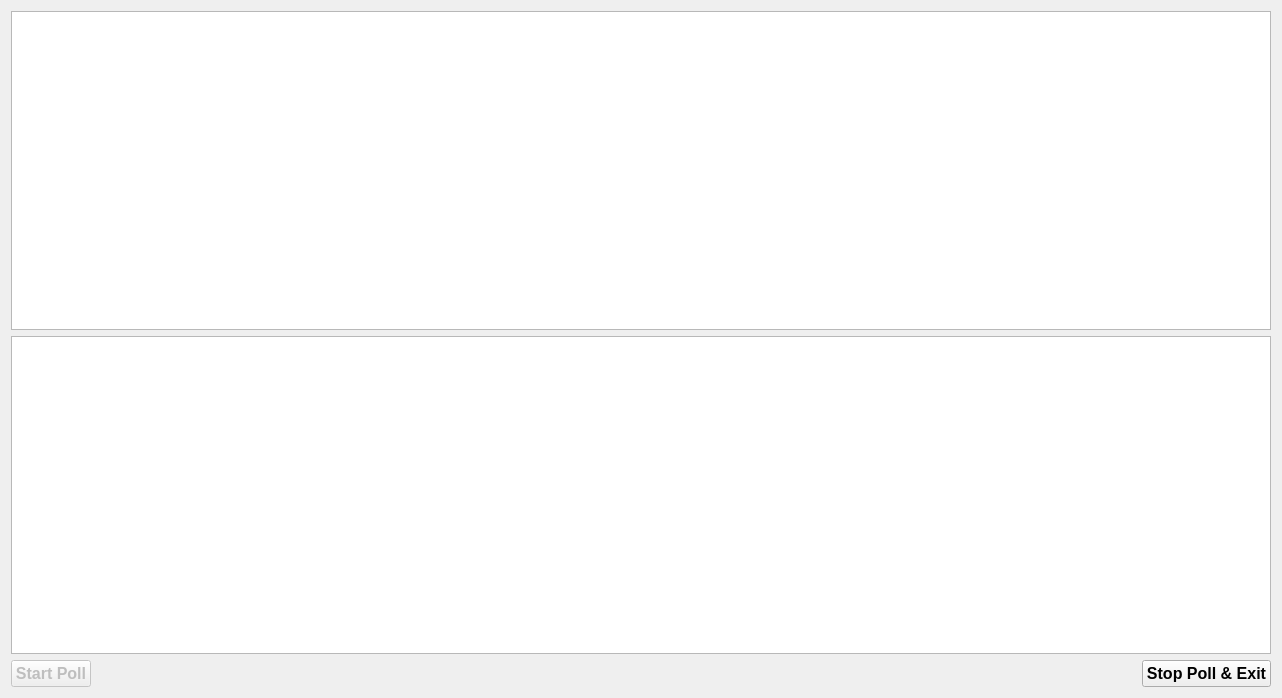
<?xml version="1.0" encoding="UTF-8"?>
<ui version="4.0">
 <class>MainWindow</class>
 <widget class="QMainWindow" name="MainWindow">
  <property name="geometry">
   <rect>
    <x>0</x>
    <y>0</y>
    <width>1282</width>
    <height>698</height>
   </rect>
  </property>
  <property name="windowTitle">
   <string>Program Poll Modbus ICP CON 7186 devices and insert new data into Firebird DB</string>
  </property>
  <property name="tabShape">
   <enum>QTabWidget::Rounded</enum>
  </property>
  <property name="dockNestingEnabled">
   <bool>false</bool>
  </property>
  <widget class="QWidget" name="centralWidget">
   <layout class="QVBoxLayout" name="verticalLayout">
    <item>
     <widget class="QListWidget" name="listWidget">
      <property name="font">
       <font>
        <family>Courier New</family>
        <pointsize>10</pointsize>
        <weight>75</weight>
        <bold>true</bold>
       </font>
      </property>
     </widget>
    </item>
    <item>
     <widget class="QTextEdit" name="textEdit"/>
    </item>
    <item>
     <layout class="QHBoxLayout" name="horizontalLayout">
      <property name="topMargin">
       <number>0</number>
      </property>
      <item>
       <widget class="QPushButton" name="pushButtonRead">
        <property name="enabled">
         <bool>false</bool>
        </property>
        <property name="font">
         <font>
          <pointsize>12</pointsize>
          <weight>75</weight>
          <bold>true</bold>
         </font>
        </property>
        <property name="text">
         <string>Start Poll</string>
        </property>
        <property name="icon">
         <iconset resource="res.qrc">
          <normaloff>:/icons/gtk-refresh_8848.ico</normaloff>:/icons/gtk-refresh_8848.ico</iconset>
        </property>
        <property name="iconSize">
         <size>
          <width>50</width>
          <height>50</height>
         </size>
        </property>
       </widget>
      </item>
      <item>
       <spacer name="horizontalSpacer">
        <property name="orientation">
         <enum>Qt::Horizontal</enum>
        </property>
        <property name="sizeHint" stdset="0">
         <size>
          <width>40</width>
          <height>20</height>
         </size>
        </property>
       </spacer>
      </item>
      <item>
       <widget class="QPushButton" name="pushButtonClose">
        <property name="font">
         <font>
          <pointsize>12</pointsize>
          <weight>75</weight>
          <bold>true</bold>
         </font>
        </property>
        <property name="text">
         <string>Stop Poll &amp;&amp; Exit</string>
        </property>
        <property name="icon">
         <iconset resource="res.qrc">
          <normaloff>:/icons/exit.ico</normaloff>:/icons/exit.ico</iconset>
        </property>
        <property name="iconSize">
         <size>
          <width>50</width>
          <height>50</height>
         </size>
        </property>
       </widget>
      </item>
     </layout>
    </item>
   </layout>
  </widget>
 </widget>
 <layoutdefault spacing="6" margin="11"/>
 <resources>
  <include location="res.qrc"/>
 </resources>
 <connections/>
</ui>
